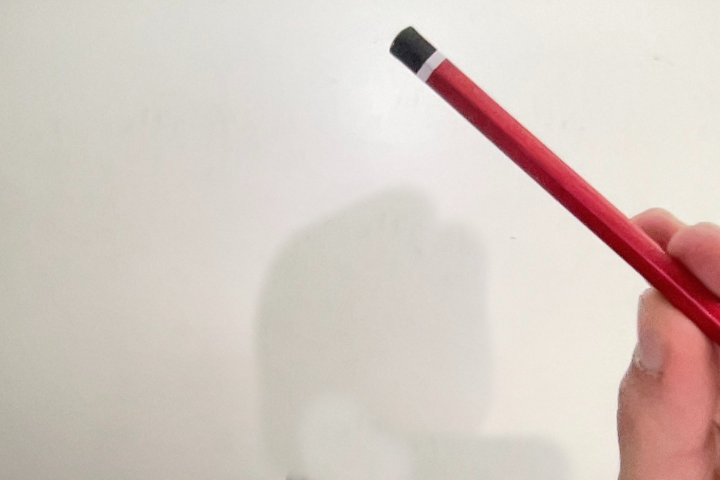
#> input picture assets/red_pen.jpeg, 1440 x 960 px (shown at 1/2 size)
$ python adjustable_color_detection.py assets/red_pen.jpeg 5
#> lines starting #> are read from the running program, lines starting #| are printed output that depends on the picture
import cv2
import sys
import numpy as np

class colorDetectorAdjustable:

    def __init__(self,control_window_name:str,color_count:int = 1,initial_values:np.ndarray = None):
        """
        create the trackbars and so on to start detecting colors
        :param initial_values: a 1-D numpy array that contains the initial values in the order (hue min,hue max,sat min,sat max,vue min, vue max)
        NOTE: the numpy array given should have a dtype of int (of any kind) but not float
        :sub-param hue min/max: value between 0 and 179
        :sub-param sat min/max: value between 0 and 255
        :sub-param vue min/max: value between 0 and 255

        :param color_count: the number of colors that we want to detect (default is 1)
        :return this function returns nothing
        """
#> called with control_window_name = 'control', color_count = 5
        self.control_window_name = control_window_name
        self.color_count = color_count

        # if no value is given we set them ourselves
        if initial_values is None:
            initial_values = np.array([[0,179,0,255,0,255] for _ in range(color_count)])

        # create a windows for controling the color that we want to detect
        cv2.namedWindow(control_window_name)
        # each time any parameter is updated the show_colors function will be called and it will update the image that show the color gradient accordingly
        for i in range(color_count):

            cv2.createTrackbar(f'{i} hue min',control_window_name,initial_values[i][0],179,lambda x : None)
            cv2.createTrackbar(f'{i} hue max',control_window_name,initial_values[i][1],179,lambda x:None)
            cv2.createTrackbar(f'{i} sat min',control_window_name,initial_values[i][2],255,lambda x:None)
            cv2.createTrackbar(f'{i} sat max',control_window_name,initial_values[i][3],255,lambda x:None)
            cv2.createTrackbar(f'{i} vue min',control_window_name,initial_values[i][4],255,lambda x:None)
            cv2.createTrackbar(f'{i} vue max',control_window_name,initial_values[i][5],255,lambda x:None)


    def get_colors(self) -> list[tuple[np.ndarray]]:
        """
        a function that reads the values from the trackbar and return them back
        """

        result = []

        for i in range(self.color_count):

            # get the new values
            h_min = cv2.getTrackbarPos(f'{i} hue min',self.control_window_name)
            h_max = cv2.getTrackbarPos(f'{i} hue max',self.control_window_name)
            s_min = cv2.getTrackbarPos(f'{i} sat min',self.control_window_name)
            s_max = cv2.getTrackbarPos(f'{i} sat max',self.control_window_name)
            v_min = cv2.getTrackbarPos(f'{i} vue min',self.control_window_name)
            v_max = cv2.getTrackbarPos(f'{i} vue max',self.control_window_name)
            result.append((np.array([h_min,s_min,v_min]),np.array([h_max,s_max,v_max])))

        return result


    def detect_image(self,image_path:str,window_size:tuple[int]) -> None:
        """
        this function take the image path and detects the colors in the range specified in the control panel
        it will display 4 images as an overview of what is happening the images are :
        1. the original image
        2. the hsv version of the image
        3. the mask that is being applied in black and white
        4. the image after applying the mask

        :param image_path: string of the path of the image that we want to detect colors of
        :param window_size: tuple that specifies the heigh and width of the windows we want to display our out put at
        NOTE: windows_size should be in the format (height,width)
        """
#> called with image_path = 'assets/red_pen.jpeg', window_size = (600, 800)

        # define how much will we shrink each image
        scaling_factor = 0.5

        # get the size of each image according to the number or rows and columns
        size_of_one_image = ( int(window_size[0] * scaling_factor) , int(window_size[1] * scaling_factor))

        # load the image
        img = cv2.imread(image_path)
#> img is the input picture: shape (960, 1440, 3); mean B, G, R 194.2, 201.4, 214

        # convert the image to HSV
        hsv_image = cv2.cvtColor(img,cv2.COLOR_BGR2HSV)
#> hsv_image: shape (960, 1440, 3); mean H, S, V 25.2, 27.2, 214.1

        img_resized = cv2.resize(img,size_of_one_image[::-1])
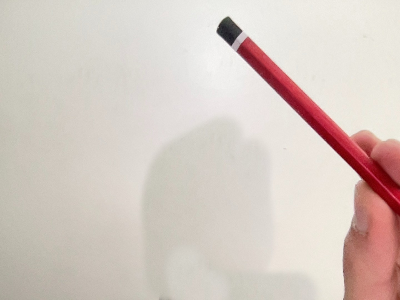
#> img_resized: shape (300, 400, 3); mean B, G, R 194.1, 201.3, 214
        hsv_image_resized = cv2.resize(hsv_image,size_of_one_image[::-1])
#> hsv_image_resized: shape (300, 400, 3); mean H, S, V 25.2, 27.2, 214

        # for more responsiveness i will concatenate the original and hsv version since they will no change
        original_stacked  = np.hstack((img_resized,hsv_image_resized))
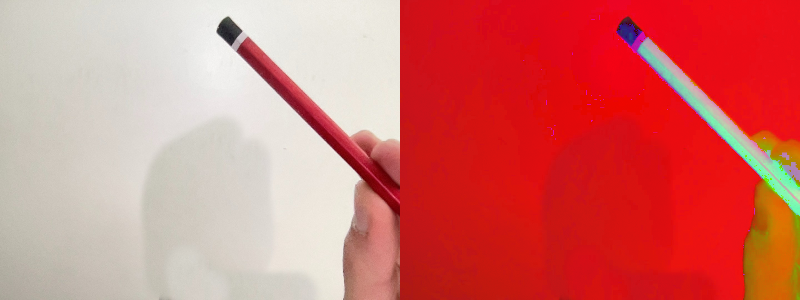
#> original_stacked: shape (300, 800, 3); mean B, G, R 109.7, 114.2, 214
        while True:
            # get the new values
            values = self.get_colors()

            # initialize a value for the the mask_final variable to updated automatically later
            mask = cv2.inRange(hsv_image_resized,values[0][0],values[0][1])
#> mask: shape (300, 400); every value is 255
            masked_image = cv2.bitwise_and(img_resized,img_resized,mask=mask)
            mask_stacked = np.hstack((masked_image,cv2.cvtColor(mask,cv2.COLOR_GRAY2BGR)))
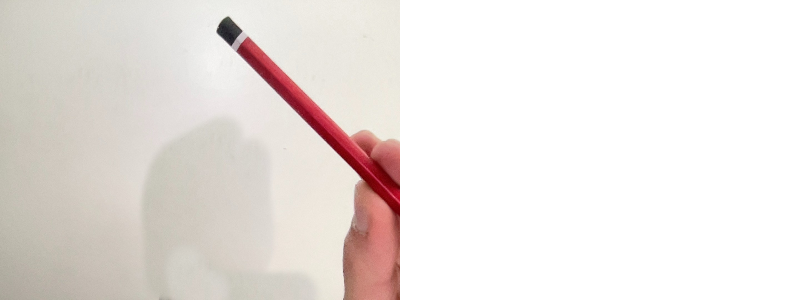
#> mask_stacked: shape (300, 800, 3); mean B, G, R 224.6, 228.1, 234.5

            # add any other color masks if any
            for lower,upper in values[1:]:

                # create the mask
                mask = cv2.inRange(hsv_image_resized,lower,upper)

                # apply the mask to the image
                masked_image = cv2.bitwise_and(img_resized,img_resized,mask=mask)

                mask_stacked = np.vstack((mask_stacked,np.hstack((masked_image,cv2.cvtColor(mask,cv2.COLOR_GRAY2BGR)))))
#> this loop made 4 passes
#> pass 1, in detect_image, `mask_stacked = np.vstack((mask_stacked,np.hstack((masked_image,cv2.cvt..`:
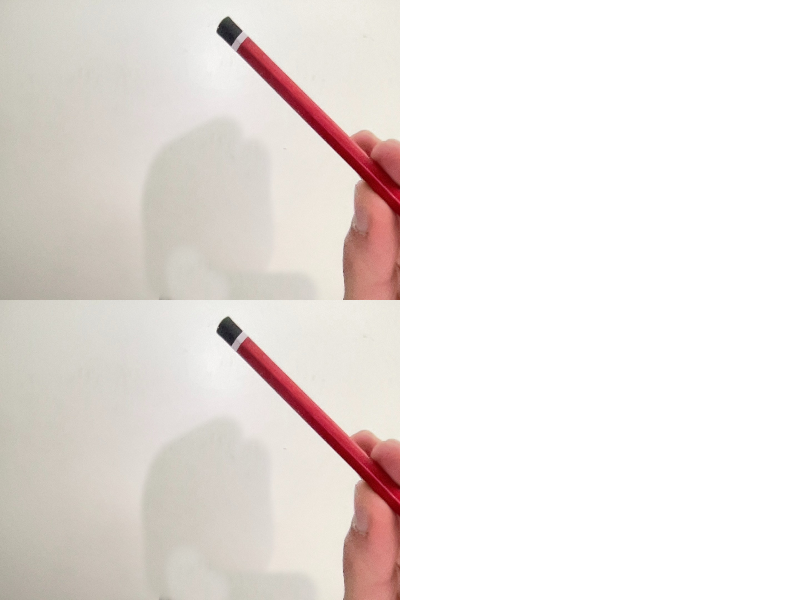
#> mask_stacked: shape (600, 800, 3); mean B, G, R 224.6, 228.1, 234.5
#> pass 2, in detect_image, `mask_stacked = np.vstack((mask_stacked,np.hstack((masked_image,cv2.cvt..`:
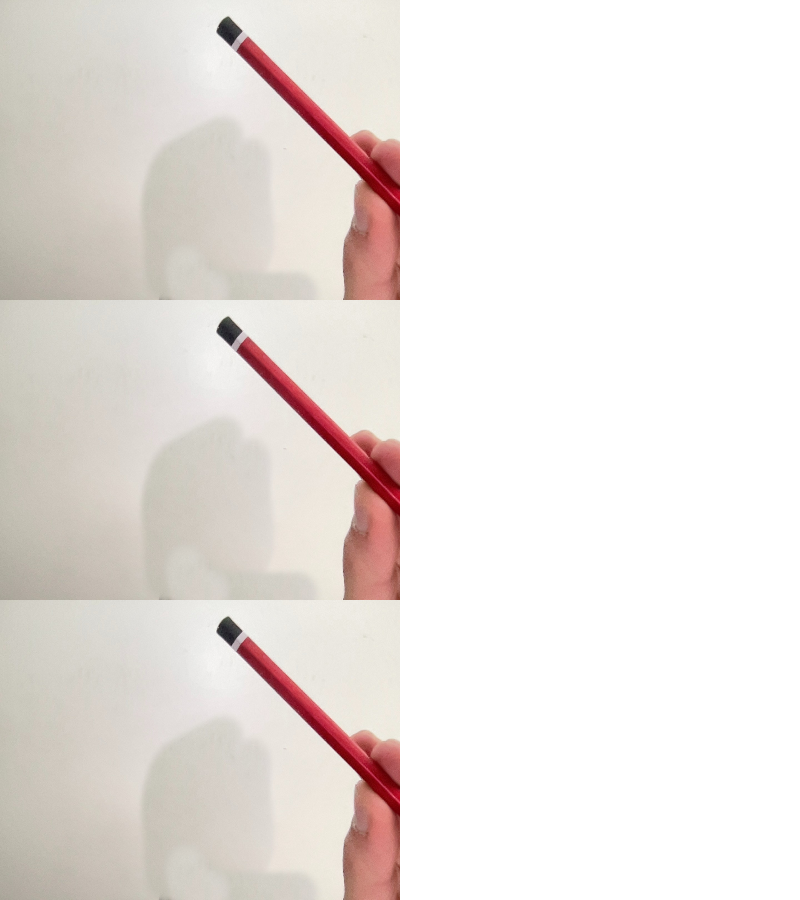
#> mask_stacked: shape (900, 800, 3); mean B, G, R 224.6, 228.1, 234.5
#> pass 3, in detect_image, `mask_stacked = np.vstack((mask_stacked,np.hstack((masked_image,cv2.cvt..`:
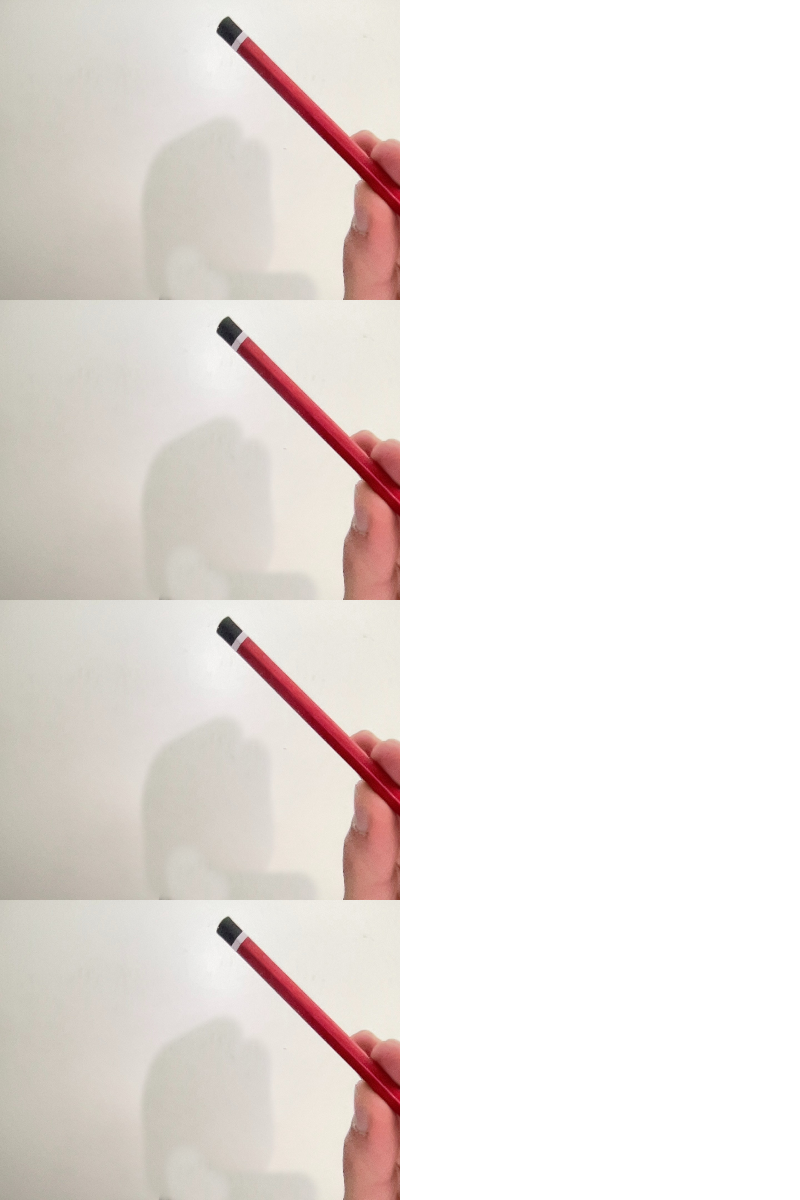
#> mask_stacked: shape (1200, 800, 3); mean B, G, R 224.6, 228.1, 234.5
#> after the loop: mask_stacked: shape (1500, 800, 3); mean H, S, V 224.6, 228.1, 234.5


            # combine
            final = np.vstack((original_stacked,mask_stacked))
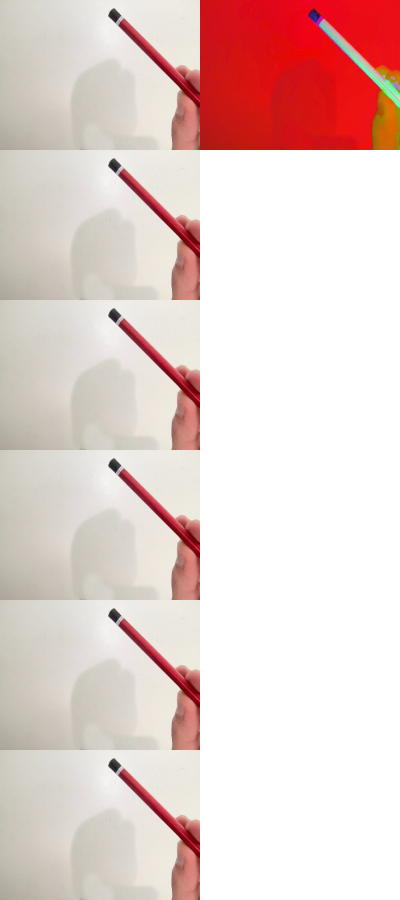
#> final: shape (1800, 800, 3) (shown at 1/2 size); mean B, G, R 205.4, 209.2, 231.1


            cv2.imshow('images',final)


            # quit if the user presses q

            if cv2.waitKey(1) == ord('q'):
#> (key q is pressed here)
                break


    # [65 lines left out: function detect_video, not called in this run]


if __name__ == "__main__":
    cd = colorDetectorAdjustable('control',color_count=int(sys.argv[2]))
    cd.detect_image(sys.argv[1],(600,800))
    # [4 lines of commented-out code are left out]
    cv2.destroyAllWindows()
